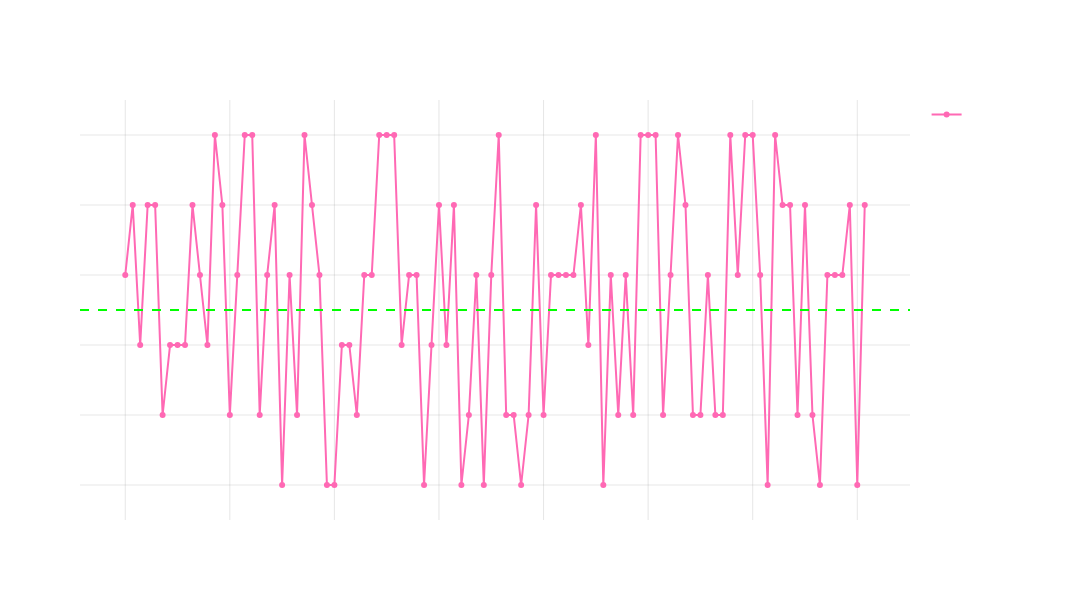

Notebook code for this chart:
### Markdown cell above
#####  How to Think About Forecasts

There is one of two cases based on your provided model forecast

- On a *good day* you have correctly produced an expected level

- On a *bad day* you have incorrectly produced an expected level

There is no *prediction*, we are using an *expectation* as our best guess in a *foreward looking* sense

I have discussed implied probability previously, and the idea of the expectation being the best guess in well-defined randomness (trading withe edge)

There is no convergence, *confidence* is relatively arbitrary, outcomes are time dependent random variables - this is the best we got

External information and qualitative insights (or modeling that qualitative information in a quantitative way) can be far more effective in modeling regime changes and significant deviations

### Code cell
import pandas as pd

# Generate sample dice roll data
np.random.seed(42)
n_rolls = 100
dice_rolls = np.random.randint(1, 7, n_rolls)
dates = pd.date_range(start='2023-01-01', periods=n_rolls)

# Create figure
fig = go.Figure()

# Plot dice rolls
fig.add_trace(
    go.Scatter(
        x=dates,
        y=dice_rolls,
        mode='lines+markers',
        line=dict(color='#FF69B4'),
        name='Dice Roll Outcomes'
    )
)

# Add expected value line
fig.add_hline(y=3.5, line_dash="dash", line_color="lime")

# Update layout
fig.update_layout(
    width=1200,
    height=600,
    title='Time Series of Dice Roll Outcomes',
    showlegend=True,
    plot_bgcolor='rgba(0,0,0,0)',
    paper_bgcolor='rgba(0,0,0,0)',
    font=dict(color='white'),
    yaxis_title="Dice Roll Value"
)

# Update axes
fig.update_xaxes(
    showgrid=True,
    gridwidth=1,
    gridcolor='rgba(128,128,128,0.2)',
    zeroline=True,
    zerolinewidth=1,
    zerolinecolor='rgba(128,128,128,0.5)'
)
fig.update_yaxes(
    showgrid=True,
    gridwidth=1,
    gridcolor='rgba(128,128,128,0.2)',
    zeroline=True,
    zerolinewidth=1,
    zerolinecolor='rgba(128,128,128,0.5)',
    range=[0.5, 6.5]
)

fig.show()
